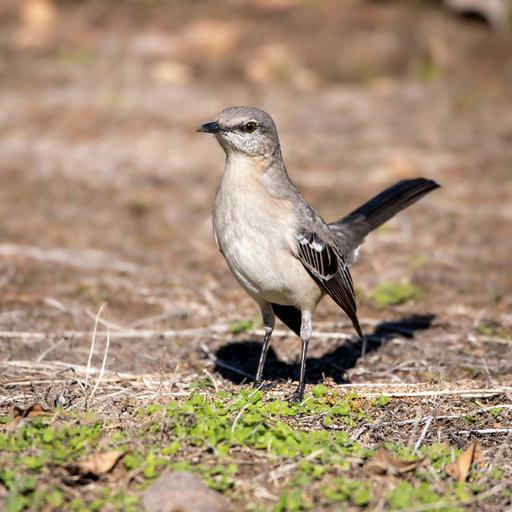
#> input picture example/0.jpg, 512 x 512 px, given in place of 0.png, which was not available
$ jupyter execute make_bbox.ipynb
#> lines starting #> are read from the running program, lines starting #| are printed output that depends on the picture; pictures that were not available may be replaced by others from this repository, and a replacement may not be noted
[cell 1]
import os
from PIL import Image
from IPython.display import display
import json

[cell 2]
dir_name = "another_ex/dog1/" # example dataset directory
src_name = '0.png' # source object name
trg_name = '1.png' # target object name

source_img = os.path.join(dir_name, src_name)
target_img = os.path.join(dir_name, trg_name)

src_image = Image.open(source_img)
#> src_image is the input picture: PIL image 512x512 RGB; mean R, G, B 166.1, 142.7, 118.3
src_image = src_image.resize((512, 512))

trg_image = Image.open(target_img)
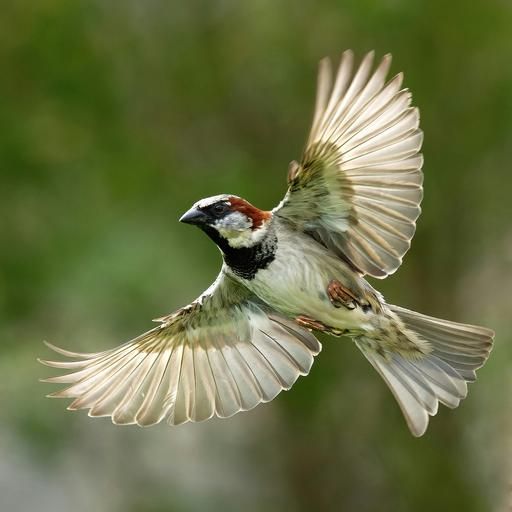
#> input picture example/1.jpg, 512 x 512 px, given in place of 1.png, which was not available
#> trg_image is the input picture: PIL image 512x512 RGB; mean R, G, B 105, 111.8, 68.6
trg_image = trg_image.resize((512, 512))

[cell 3]
def crop_image(image, crop_box):
    cropped_image = image.crop(crop_box)
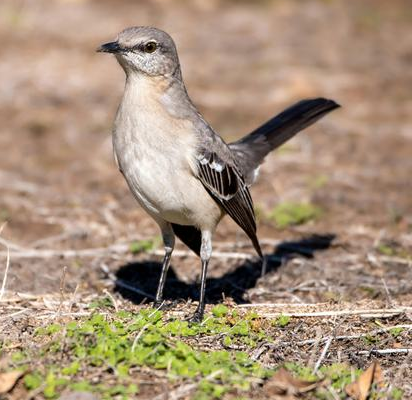
#> cropped_image: PIL image 412x400 RGB; mean R, G, B 166, 144.5, 121.7
    return cropped_image

total_bbox = {}

[cell 4]
# Adjust the numbers within the crop box manually to ensure that the bounding box is as tight as possible around the object within the image.
src_crop_box = [100, 80, 512, 480]

cropped = crop_image(src_image, src_crop_box)
display(cropped)

[cell 5]
trg_crop_box = [60, 90, 512, 480]

cropped = crop_image(trg_image, trg_crop_box)
#> in crop_image (call 2), `cropped_image = image.crop(crop_box)`:
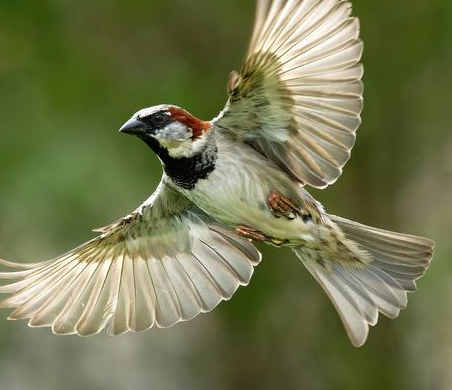
#> cropped_image: PIL image 452x390 RGB; mean R, G, B 114.2, 118.5, 78.9
